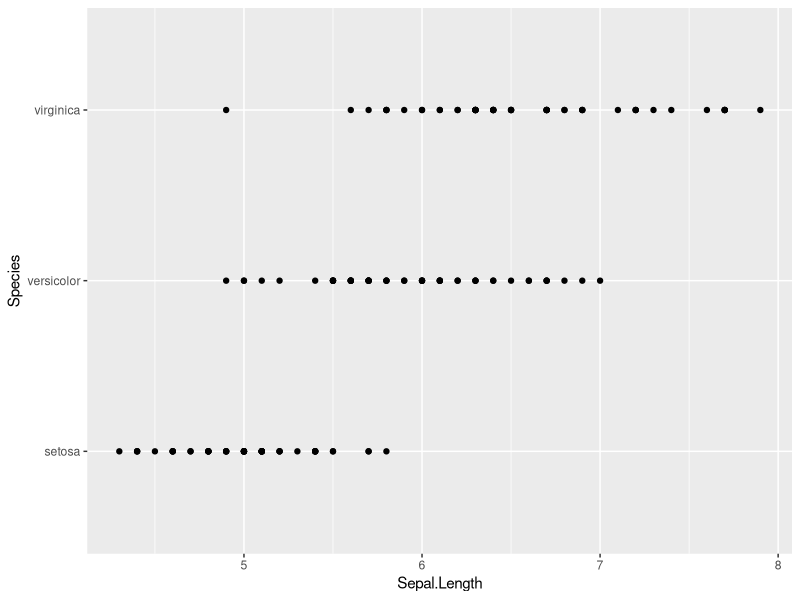
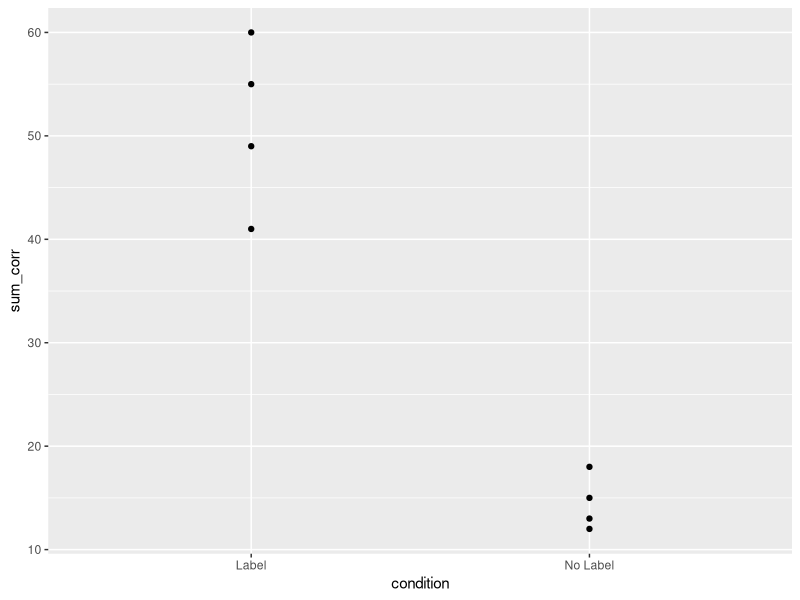
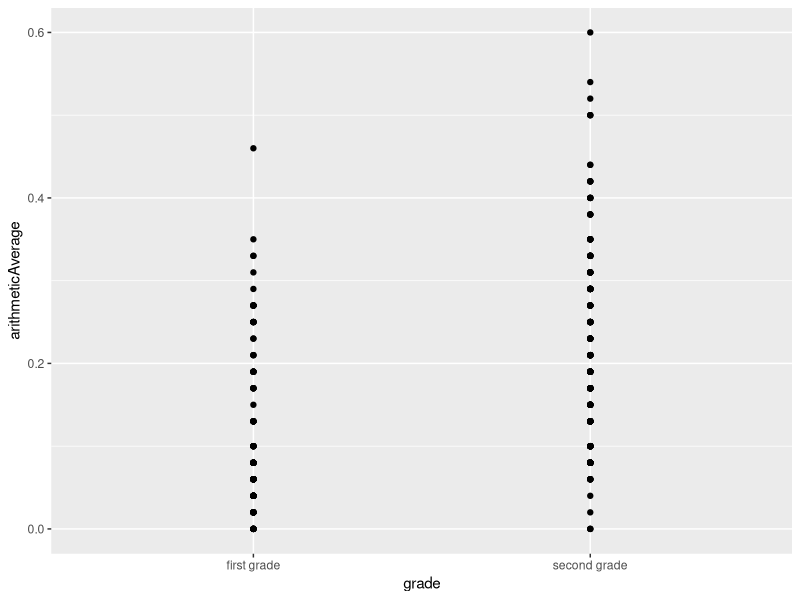
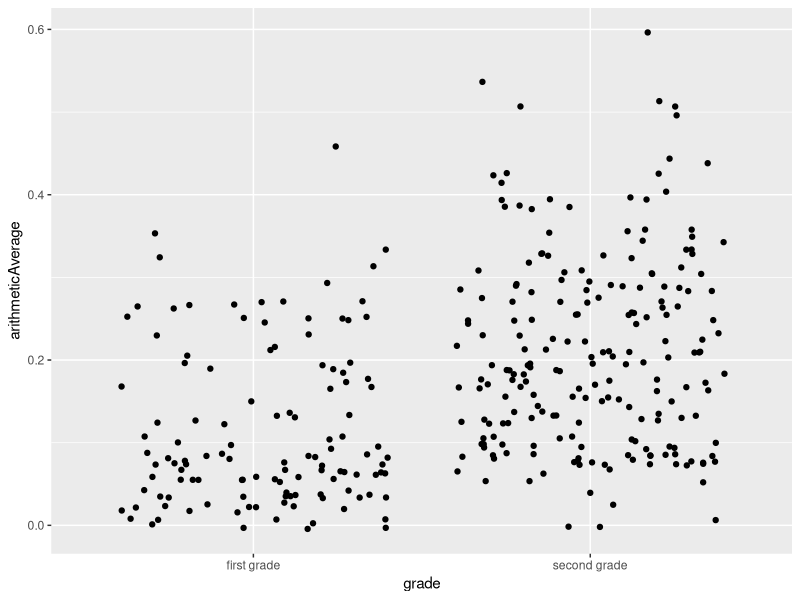
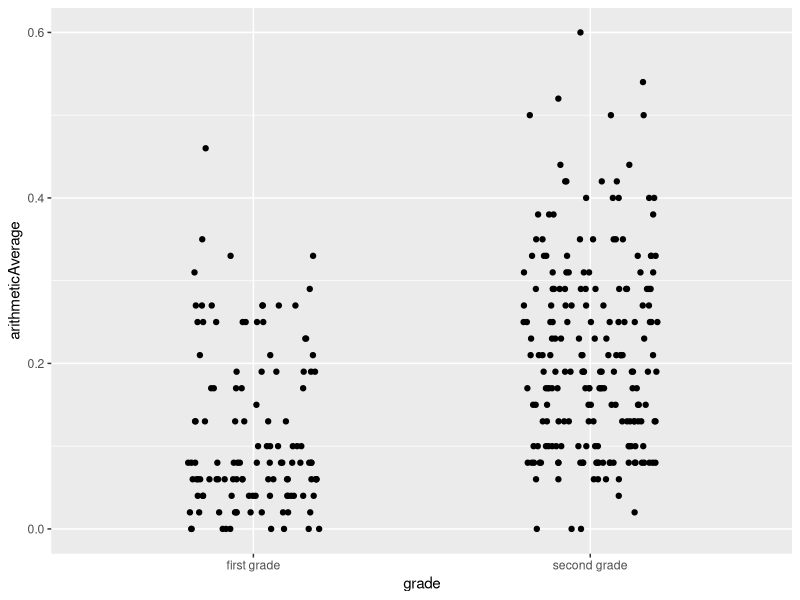
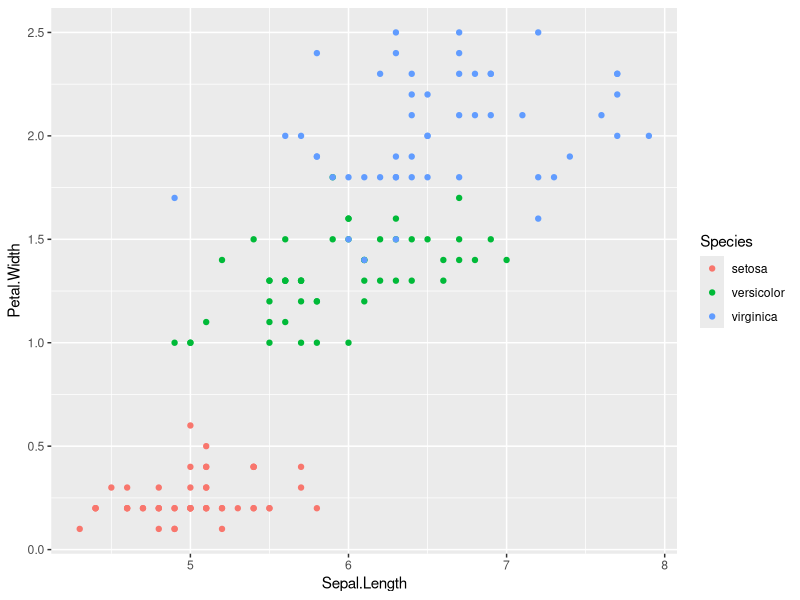
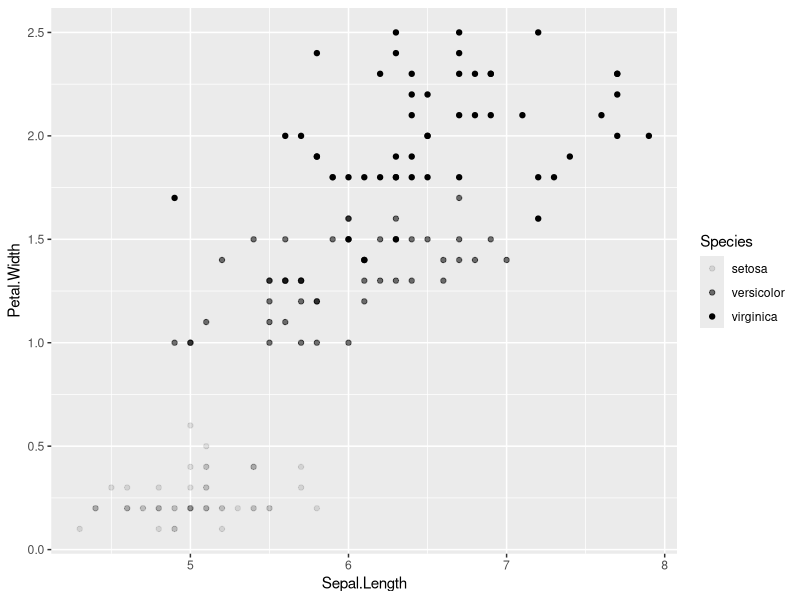
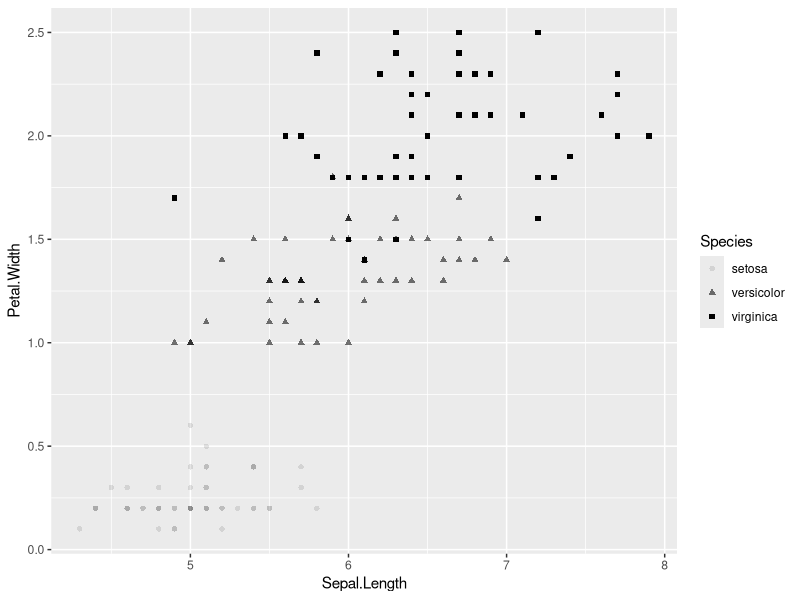

Generate these figures, in order, with R: (Note: this script raises an error after producing the figures.)
## ---- chunk 1
#install.packages(c("tidyverse","knitr", "Hmisc"))
## ---- chunk 2
library(tidyverse)
library(knitr)
library(broom)
library(Hmisc)

# some useful settings (options) ------------------------------------
options(tibble.width = 300,
        dplyr.width = 300)
# these make datasets easier to see when they get displayed on screen
# later, you can mess with them and see what they do if you want.
## ---- chunk 3
?mean
?diamonds
#(mean is a function, diamonds is a dataset)
## ---- chunk 4
ma_data <- read_csv("datasets/mental_abacus_data.csv")
ps_data <- read_csv("datasets/pragmatic_scales_data.csv")

## ---- chunk 5
summary(ma_data)
View(ps_data)
glimpse(ma_data)
## ---- chunk 6
ps_data_bysubj_cond <- ps_data %>% #take your dataset
  group_by(subid, condition) %>% #retain subject and condition, collapse everything else, i.e. item 
  summarise(mean_corr = mean(correct, na.rm = TRUE),#create mean for each subj,cond
            sum_corr = sum(correct, na.rm = TRUE))# create sum for each subj,cond

ps_data_byitem_cond <- ps_data %>% #take your dataset
  group_by(item, condition) %>% #retain subject and item, collapse everything else, i.e. subj 
  summarise(mean_corr = mean(correct, na.rm = TRUE),#create mean for each item,cond
            sum_corr = sum(correct, na.rm = TRUE))# create sum for each item,cond

## ---- chunk 7
?iris
## ---- chunk 8
ggplot(data = iris)+
   geom_point(mapping = aes(x=Sepal.Length,
                            y =Species))
## ---- chunk 9
ggplot(data = ps_data_byitem_cond)+
  geom_point(mapping = aes(x=condition,
                           y =sum_corr))
ps_data_byitem_cond
## ---- chunk 10
ggplot(data = ma_data)+
  geom_point(mapping = aes(x=grade,
                           y =arithmeticAverage))
ma_data
## ---- chunk 11
ggplot(data = ma_data)+
  geom_jitter(mapping = aes(x = grade,
                            y = arithmeticAverage))
## ---- chunk 12
ggplot(data = ma_data)+
  geom_jitter(mapping = aes(x=grade,
                            y =arithmeticAverage),
              width = .2,
              height = 0)
## ---- chunk 13
ggplot(data = iris)+
  geom_point(mapping = aes(x=Sepal.Length,
                           y =Petal.Width,
                           color = Species))
## ---- chunk 14
ggplot(data = iris)+
  geom_point(mapping = aes(x=Sepal.Length,
                           y =Petal.Width,
                           alpha = Species))

## ---- chunk 15
ggplot(data = iris)+
  geom_point(mapping = aes(x=Sepal.Length,
                           y =Petal.Width,
                           shape = Species,
                           alpha = Species))
## ---- chunk 16
ggplot(data = iris)+
  geom_point(mapping = aes(x=Sepal.Length,
                           y =Petal.Width,
                           size = Species))

## ---- chunk 17
ggplot(data = iris)+
  geom_point(mapping = aes(x=Sepal.Length,
                           y =Petal.Width),
             size = 4)
## ---- chunk 18
ggplot(data = iris)+
  geom_point(mapping = aes(x=Sepal.Length,
                           y =Petal.Width))+
  facet_wrap(facets = ~Species)
## ---- chunk 19
ggplot(data = ma_data, aes(x= factor(year),#this just makes it treat year as a factor
                           y= arithmeticAverage, 
                           group = subid))+# group keeps the 'unit' at subid
  geom_point()+
  geom_line()
## ---- chunk 20
ggplot(data = ps_data_byitem_cond, mapping = aes(x=condition,
                                                 y=mean_corr))+
  geom_point()+

  geom_hline(yintercept = .5)+ #hey, this adds a line!
  geom_text(label = "1b", x = .7, y= .2, color = "purple")# this but '1b' in the corner!
## ---- chunk 21
ggplot(data = ma_data, aes(x=gonogo))+
  geom_histogram(binwidth=.10)

## ---- chunk 22
ggplot(data = ps_data_bysubj_cond, aes(x=condition, y = mean_corr))+
  geom_boxplot()

## ---- chunk 23
ggplot(data = ps_data_bysubj_cond, aes(x=condition, y = mean_corr))+
  geom_violin()

## ---- chunk 24
ggplot(data = ps_data_bysubj_cond, aes(x=condition, y = mean_corr))+
  geom_violin()+
  geom_jitter(width=.1, height=.01, shape =1)# i like shape #1 for legibility
## ---- chunk 25
ggplot(data = ma_data, mapping = aes(x = arithmeticTotal, y = gonogo)) + 
  geom_point(mapping = aes(color = grade)) + 
  stat_smooth()
## ---- chunk 26
ggplot(data = ma_data, mapping = aes(x = arithmeticTotal, y = gonogo, color = grade)) + 
  geom_point() + 
  stat_smooth()
## ---- chunk 27
ggplot(data = ma_data, mapping = aes(x = arithmeticTotal, y = gonogo, color = grade)) + 
  geom_point() + 
  stat_smooth(data = filter(ma_data,grade=="first grade"))# the smoother only gets grade 1 data!
## ---- chunk 28
ggplot(data = ma_data, mapping = aes(x = arithmeticTotal, y = gonogo, color = grade)) + 
  geom_point() + #the points include everyone
  stat_smooth(data = filter(ma_data,group != "MA"), 
              se = FALSE) # but the smoother doesn't see MA group
## ---- chunk 29
ggplot(data = ma_data, mapping = aes(x = arithmeticTotal, y = gonogo)) + 
  geom_point(aes(color = grade)) + 
  stat_smooth()
## ---- chunk 30
ggplot(data = ma_data, mapping = aes(x = arithmeticTotal, y = gonogo)) + 
  geom_point(aes(color = grade)) + 
  stat_smooth( method="lm")
## ---- chunk 31
ggplot(data = ps_data, aes(x = condition, y = correct)) + 
  stat_summary(fun.y=mean, 
               na.rm=T, 
               geom = "bar")
## ---- chunk 32
ggplot(data = ps_data, aes(x = condition, y = correct)) + 
  stat_summary(fun.data = mean_cl_boot, geom = "pointrange") #fun.data, not fun.y!

## ---- chunk 33
ggplot(data = ps_data, aes(x = condition, y = correct)) + 
  stat_summary(fun.y = mean, na.rm=T, geom = "bar")+
  stat_summary(fun.data = mean_cl_boot, geom = "pointrange")
## ---- chunk 34
ggplot(data = ps_data_bysubj_cond, aes(x=condition, y = mean_corr))+
  geom_violin()+
  stat_summary(fun.data=mean_cl_normal, geom = "pointrange")
## ---- chunk 35
ggplot(data = ma_data) + 
  geom_bar(mapping = aes(x = woodcockTotal, fill = grade), position = "fill")

ggplot(data = ma_data) + 
  geom_bar(mapping = aes(x = woodcockTotal, fill = grade), position = "stack")

ggplot(data = ma_data) + 
  geom_bar(mapping = aes(x = woodcockTotal, fill = grade), position = "dodge")
## ---- chunk 36
?ggsave()
## ---- chunk 37
mygraph <- ggplot(data = iris)+
  geom_point(mapping = aes(x=Sepal.Length,
                           y =Petal.Width,
                           color = Species))

mygraph
ggsave("mygraph.pdf",plot = mygraph,dpi = 100)
